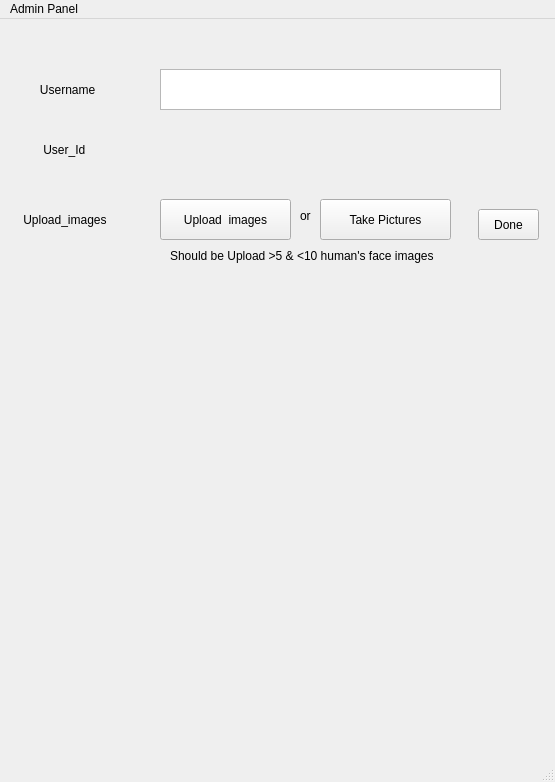
<?xml version="1.0" encoding="UTF-8"?>
<ui version="4.0">
 <class>MainWindow</class>
 <widget class="QMainWindow" name="MainWindow">
  <property name="geometry">
   <rect>
    <x>0</x>
    <y>0</y>
    <width>555</width>
    <height>782</height>
   </rect>
  </property>
  <property name="windowTitle">
   <string>MainWindow</string>
  </property>
  <property name="autoFillBackground">
   <bool>true</bool>
  </property>
  <property name="styleSheet">
   <string notr="true"/>
  </property>
  <widget class="QWidget" name="centralwidget">
   <widget class="QLabel" name="name_label">
    <property name="geometry">
     <rect>
      <x>30</x>
      <y>50</y>
      <width>91</width>
      <height>41</height>
     </rect>
    </property>
    <property name="text">
     <string>   Username</string>
    </property>
    <property name="scaledContents">
     <bool>false</bool>
    </property>
   </widget>
   <widget class="QPlainTextEdit" name="username">
    <property name="geometry">
     <rect>
      <x>160</x>
      <y>50</y>
      <width>341</width>
      <height>41</height>
     </rect>
    </property>
   </widget>
   <widget class="QLabel" name="user_id">
    <property name="geometry">
     <rect>
      <x>30</x>
      <y>110</y>
      <width>91</width>
      <height>41</height>
     </rect>
    </property>
    <property name="text">
     <string>    User_Id</string>
    </property>
    <property name="scaledContents">
     <bool>false</bool>
    </property>
   </widget>
   <widget class="QLabel" name="upload_label">
    <property name="geometry">
     <rect>
      <x>10</x>
      <y>180</y>
      <width>121</width>
      <height>41</height>
     </rect>
    </property>
    <property name="text">
     <string>    Upload_images</string>
    </property>
    <property name="scaledContents">
     <bool>false</bool>
    </property>
   </widget>
   <widget class="QPushButton" name="upload_button">
    <property name="geometry">
     <rect>
      <x>160</x>
      <y>180</y>
      <width>131</width>
      <height>41</height>
     </rect>
    </property>
    <property name="text">
     <string>Upload  images</string>
    </property>
   </widget>
   <widget class="QLabel" name="instruction">
    <property name="geometry">
     <rect>
      <x>170</x>
      <y>227</y>
      <width>361</width>
      <height>20</height>
     </rect>
    </property>
    <property name="text">
     <string>Should be Upload &gt;5 &amp; &lt;10 human's face images</string>
    </property>
   </widget>
   <widget class="QLabel" name="error_msgs">
    <property name="geometry">
     <rect>
      <x>10</x>
      <y>680</y>
      <width>521</width>
      <height>51</height>
     </rect>
    </property>
    <property name="styleSheet">
     <string notr="true">
color: rgb(239, 41, 41);</string>
    </property>
    <property name="text">
     <string/>
    </property>
   </widget>
   <widget class="QPushButton" name="camera_btn">
    <property name="geometry">
     <rect>
      <x>320</x>
      <y>180</y>
      <width>131</width>
      <height>41</height>
     </rect>
    </property>
    <property name="text">
     <string>Take Pictures</string>
    </property>
   </widget>
   <widget class="QLabel" name="label_2">
    <property name="geometry">
     <rect>
      <x>300</x>
      <y>187</y>
      <width>21</width>
      <height>20</height>
     </rect>
    </property>
    <property name="text">
     <string>or</string>
    </property>
   </widget>
   <widget class="QLabel" name="video">
    <property name="geometry">
     <rect>
      <x>16</x>
      <y>266</y>
      <width>511</width>
      <height>391</height>
     </rect>
    </property>
    <property name="text">
     <string/>
    </property>
   </widget>
   <widget class="QPushButton" name="done_btn">
    <property name="geometry">
     <rect>
      <x>478</x>
      <y>190</y>
      <width>61</width>
      <height>31</height>
     </rect>
    </property>
    <property name="text">
     <string>Done</string>
    </property>
   </widget>
   <widget class="QLabel" name="id">
    <property name="geometry">
     <rect>
      <x>156</x>
      <y>110</y>
      <width>341</width>
      <height>41</height>
     </rect>
    </property>
    <property name="text">
     <string/>
    </property>
   </widget>
  </widget>
  <widget class="QMenuBar" name="menubar">
   <property name="geometry">
    <rect>
     <x>0</x>
     <y>0</y>
     <width>555</width>
     <height>22</height>
    </rect>
   </property>
   <widget class="QMenu" name="menuAdmin_Panel">
    <property name="font">
     <font>
      <family>Serif</family>
      <pointsize>15</pointsize>
      <weight>75</weight>
      <bold>true</bold>
     </font>
    </property>
    <property name="layoutDirection">
     <enum>Qt::LeftToRight</enum>
    </property>
    <property name="title">
     <string>Admin Panel</string>
    </property>
   </widget>
   <addaction name="menuAdmin_Panel"/>
  </widget>
  <widget class="QStatusBar" name="statusbar"/>
 </widget>
 <resources/>
 <connections/>
</ui>
